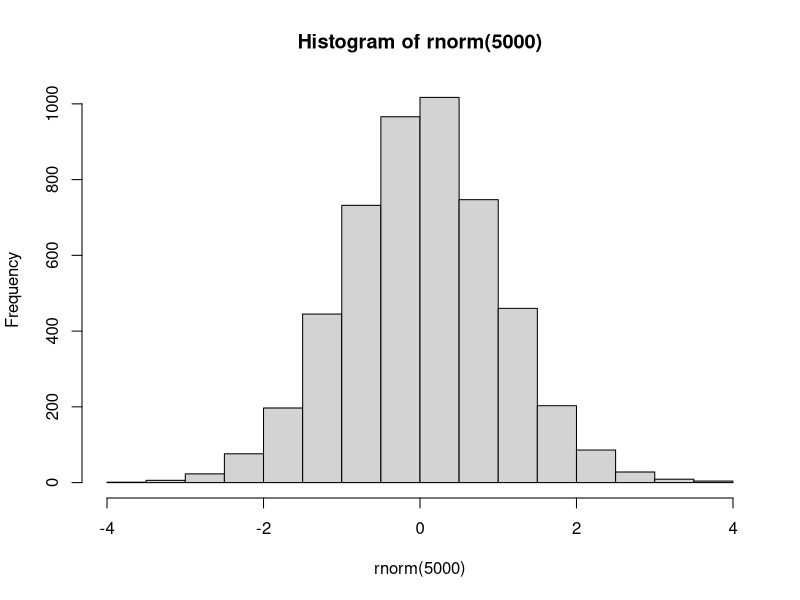
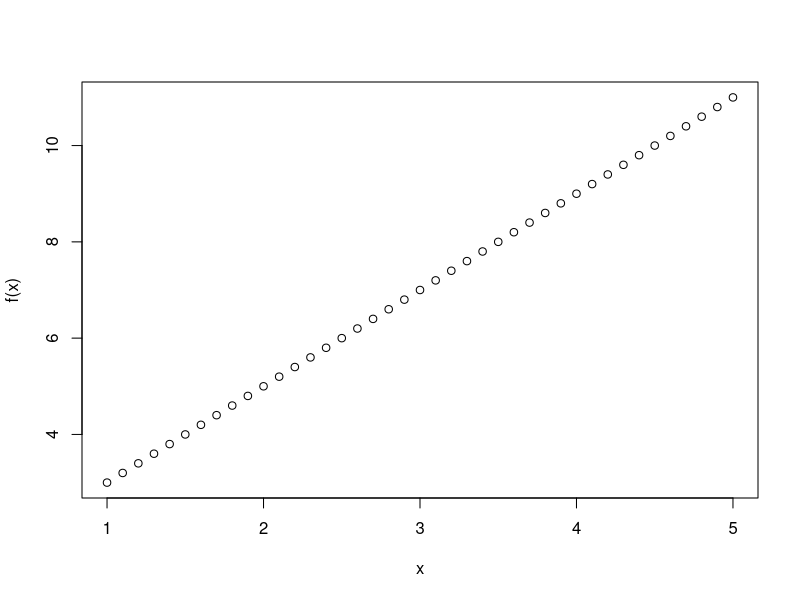
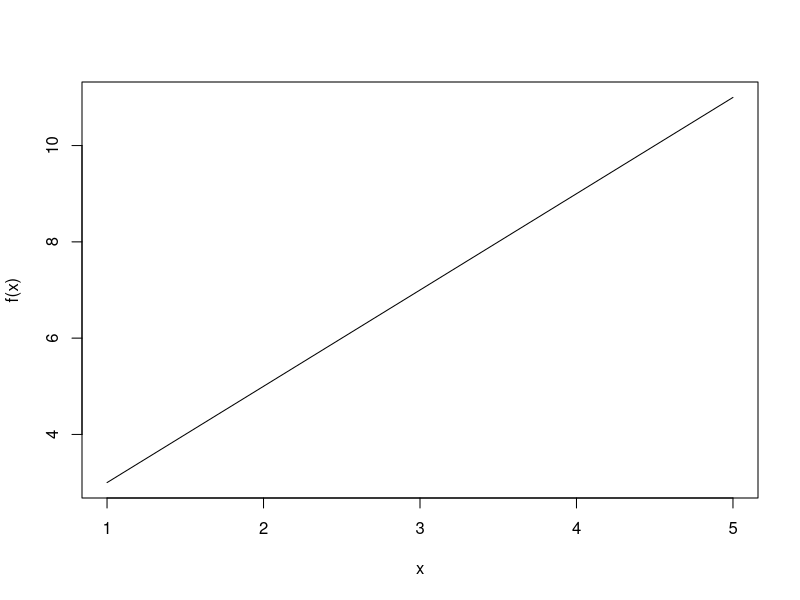
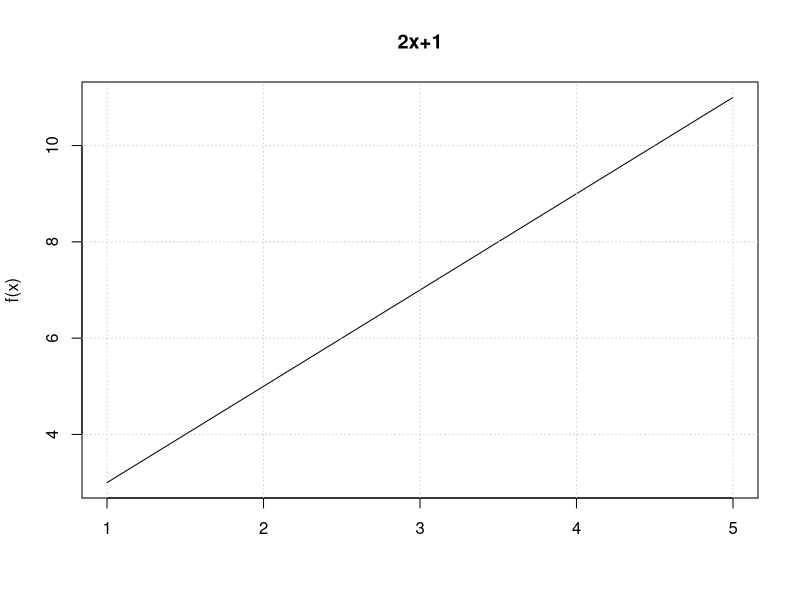
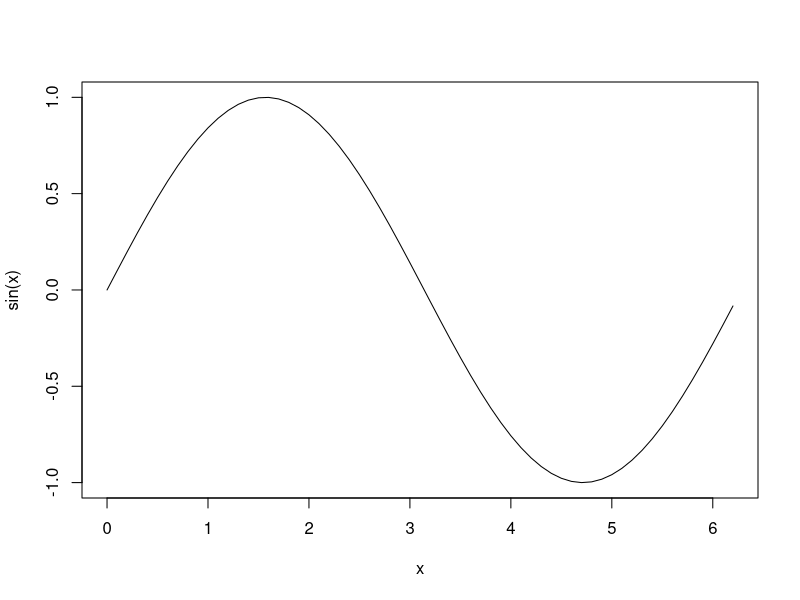
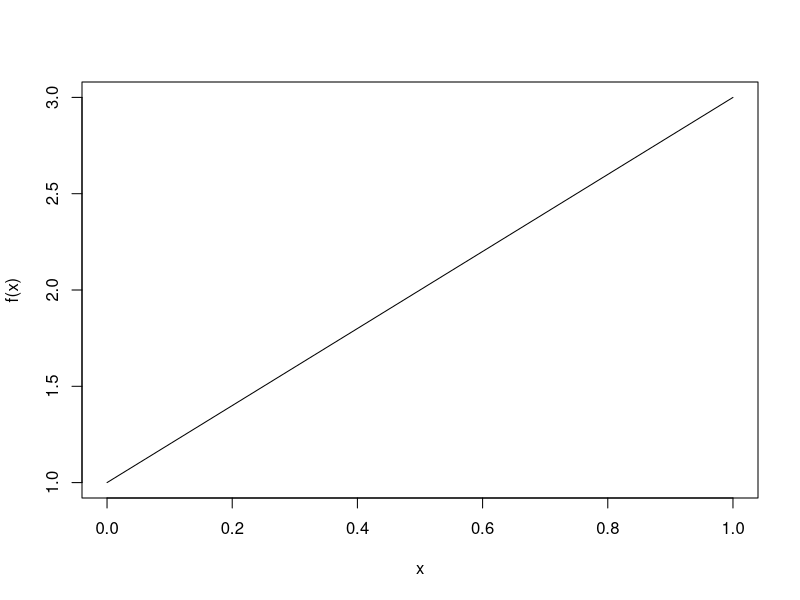
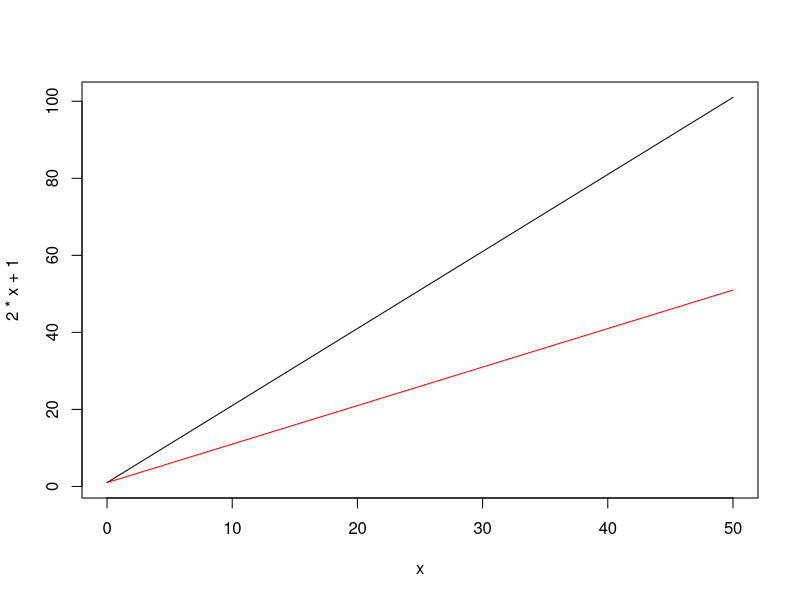
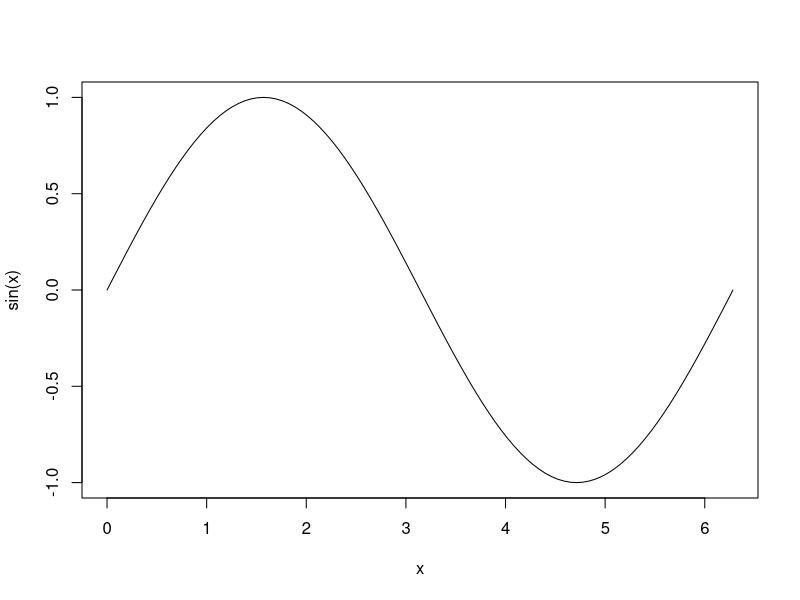

Generate these figures, in order, with R:

## #############################################################################
## basic math operations
## #############################################################################

1 + 3
3*2
3^2

## constants
pi
"pi"
'pi'
letters
LETTERS

str(letters)
letters[1]

month.name
month.abb

## how to get help
?pi
apropos('month')

## variables
x = 4
x <- 4
x

x / 2
x^2

## TODO compute the square root of 4
x^0.5

## #############################################################################
## functions
## #############################################################################

sqrt(x)
sqrt(x = x)
sin(pi / 2)

## random numbers from uniform distribution (and NOT "run if")
runif(2)
round(runif(2))
round(runif(2), 1)

hist(rnorm(5000))

## define custom functions
f <- function(x) 2 * x + 1
f(5)
f(pi)

## combine values into a vector
c(1, 2, 3, 4, 5)

letters[c(1, 2, 3, 4, 5)]

1:5
seq(1, 5)
?seq
seq(1, 5, 0.1)

## now we store a sequence from 1 to 5 by 0.1 as x and plot f(x)
x <- seq(1, 5, 0.1)
plot(x, f(x))
plot(x, f(x), type = 'l')

## adding a title and a grid to the plot
plot(x, f(x), type = 'l', xlab = '', main = '2x+1')
grid()

## TODO draw a sine wave
x <- seq(0, pi * 2, 0.1)
plot(x, sin(x), type = 'l')

## a simpler way for plotting functions
curve(f)
?curve

curve(2*x + 1, from = 0, to = 50)
curve(x + 1, add = TRUE, col = 'red')

## TODO draw a sine wave with curve
curve(sin, from = 0, to = 2*pi)

## #############################################################################
## simulate Brownian motion / random walk in 1D
## #############################################################################

## first steps
round(runif(5))

## we transform the previously generated floating random numbers between 0 and 1
## to either -1 or 1
round(runif(5))*2 - 1

## we compute the cumulative sum to identify the actual value for each iteration
cumsum(round(runif(25))*2 - 1)
plot(cumsum(round(runif(25))*2 - 1), type = 's')

## set the random number generator to a specific state for reproducibility
set.seed(42)
plot(cumsum(round(runif(25))*2 - 1), type = 's')

## a much simpler solution for the above
plot(cumsum(sample(c(-1, 1), 25, replace = TRUE)), type = 's')

## #############################################################################
## from vectors to data frames
## #############################################################################

## custom vectors -> combine values into vector
h <- c(174, 170, 160)
w <- c(90, 80, 70)

## render a scatterplot
plot(h, w, main = "Demo", xlab = 'Height', ylab = 'Weight')

## compute the correlation coefficient
cor(w, h)

## build a basic linear model
lm(w ~ h)
fit <- lm(w ~ h)
summary(fit)

56 * fit$coefficients[2] + fit$coefficients[1]
56 * 1.3462 + -146.1538
predict(fit, list(h = 56))

## plot this model
plot(h, w, main = "Demo", xlab = 'Height', ylab = 'Weight')
abline(fit, col = 'red')

## intro to data.frame object type
df <- data.frame(weight = w, height = h)
df

plot(df)
cor(df)
lm(df)

str(df)